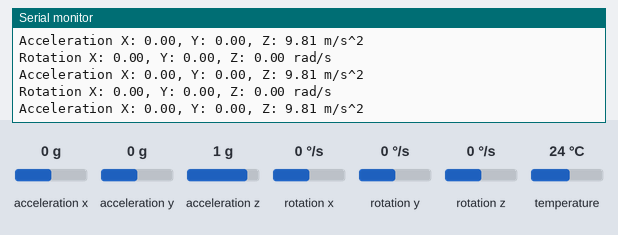
This sketch was run on a simulated Arduino Leonardo, built with avr-gcc and run on an emulated ATmega32U4. Shown: the last lines printed to the serial monitor. Inputs (shaded band) come from the test bench; at power-on: acceleration x 0 g, acceleration y 0 g, acceleration z 1 g, rotation x 0 °/s, rotation y 0 °/s, rotation z 0 °/s, temperature 24 °C.

Above: at 1.3 s.
1.4 s: acceleration x set to -1.4 g
At 2.0 s:
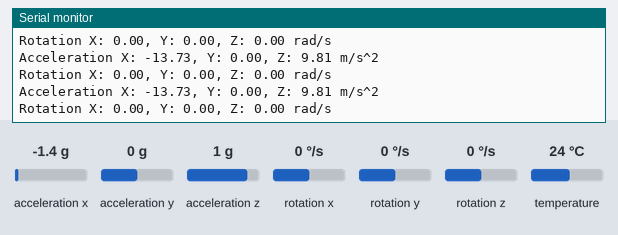
3.7 s: acceleration y set to -1.4 g
At 4.8 s:
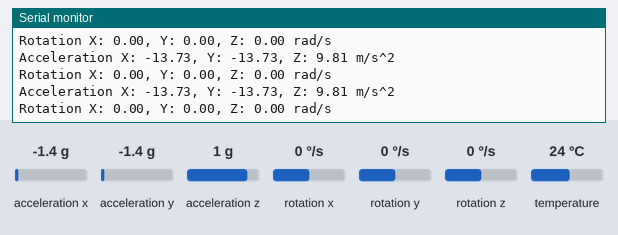
5.8 s: acceleration z set to -1.4 g
At 6.9 s:
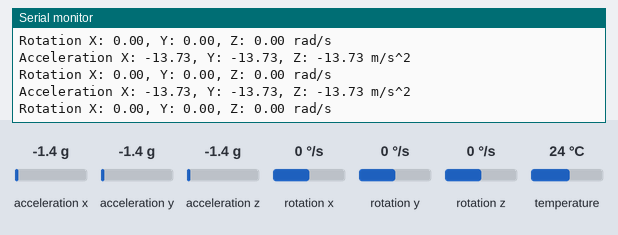
7.9 s: rotation x set to -192 °/s
At 8.8 s:
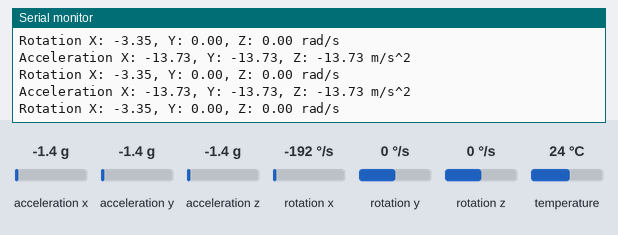
10.0 s: rotation y set to -192 °/s
At 10.9 s:
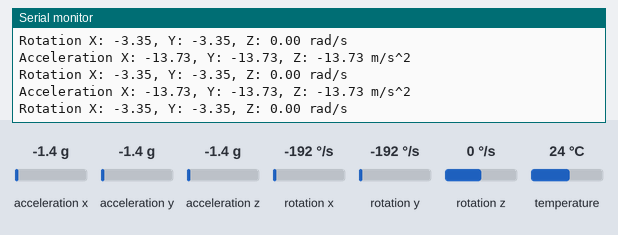
12.1 s: rotation z set to -192 °/s
At 12.9 s:
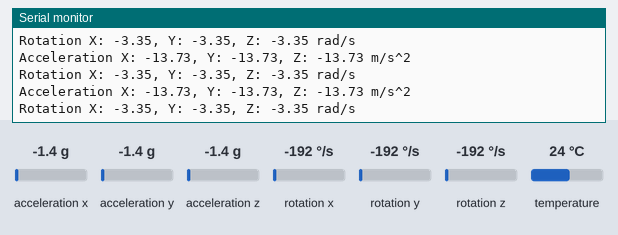

The sketch:

Tarea_1.2.ino
```cpp
// Basic demo for accelerometer readings from Adafruit MPU6050

#include <Adafruit_MPU6050.h>
#include <Adafruit_Sensor.h>
#include <Wire.h>

#define PERIOD 20000 // período correspondiente a una frecuencia de 50Hz

unsigned long t1;
int counter = 0;

Adafruit_MPU6050 mpu;

void setup(void) {
  Serial.begin(115200);
  while (!Serial)
    delay(10); // will pause Zero, Leonardo, etc until serial console opens

  Serial.println("Adafruit MPU6050 test!");

  // Try to initialize!
  if (!mpu.begin()) {
    Serial.println("Failed to find MPU6050 chip");
    while (1) {
      delay(10);
    }
  }
  Serial.println("MPU6050 Found!");

  mpu.setAccelerometerRange(MPU6050_RANGE_8_G);
  Serial.print("Accelerometer range set to: ");
  switch (mpu.getAccelerometerRange()) {
  case MPU6050_RANGE_2_G:
    Serial.println("+-2G");
    break;
  case MPU6050_RANGE_4_G:
    Serial.println("+-4G");
    break;
  case MPU6050_RANGE_8_G:
    Serial.println("+-8G");
    break;
  case MPU6050_RANGE_16_G:
    Serial.println("+-16G");
    break;
  }
  mpu.setGyroRange(MPU6050_RANGE_500_DEG);
  Serial.print("Gyro range set to: ");
  switch (mpu.getGyroRange()) {
  case MPU6050_RANGE_250_DEG:
    Serial.println("+- 250 deg/s");
    break;
  case MPU6050_RANGE_500_DEG:
    Serial.println("+- 500 deg/s");
    break;
  case MPU6050_RANGE_1000_DEG:
    Serial.println("+- 1000 deg/s");
    break;
  case MPU6050_RANGE_2000_DEG:
    Serial.println("+- 2000 deg/s");
    break;
  }

  mpu.setFilterBandwidth(MPU6050_BAND_44_HZ);
  Serial.print("Filter bandwidth set to: ");
  switch (mpu.getFilterBandwidth()) {
  case MPU6050_BAND_260_HZ:
    Serial.println("260 Hz");
    break;
  case MPU6050_BAND_184_HZ:
    Serial.println("184 Hz");
    break;
  case MPU6050_BAND_94_HZ:
    Serial.println("94 Hz");
    break;
  case MPU6050_BAND_44_HZ:
    Serial.println("44 Hz");
    break;
  case MPU6050_BAND_21_HZ:
    Serial.println("21 Hz");
    break;
  case MPU6050_BAND_10_HZ:
    Serial.println("10 Hz");
    break;
  case MPU6050_BAND_5_HZ:
    Serial.println("5 Hz");
    break;
  }

  Serial.println("");
  delay(100);
}

void loop() {
  t1 = micros();

  /* Get new sensor events with the readings */
  sensors_event_t a, g, temp;
  mpu.getEvent(&a, &g, &temp);

  if (counter == 20){
    counter = 0;
    matlab_send(a.acceleration.x, a.acceleration.y, a.acceleration.z, g.gyro.x, g.gyro.y, g.gyro.z);
  } else {
    counter++;
  }

  /* Print out the values */
  Serial.print("Acceleration X: ");
  Serial.print(a.acceleration.x);
  Serial.print(", Y: ");
  Serial.print(a.acceleration.y);
  Serial.print(", Z: ");
  Serial.print(a.acceleration.z);
  Serial.println(" m/s^2");

  Serial.print("Rotation X: ");
  Serial.print(g.gyro.x);
  Serial.print(", Y: ");
  Serial.print(g.gyro.y);
  Serial.print(", Z: ");
  Serial.print(g.gyro.z);
  Serial.println(" rad/s");

  Serial.println("");
  //delay(500);
  while (micros() < t1 + PERIOD){};
}

void matlab_send(float dato1, float dato2, float dato3, float dato4, float dato5, float dato6){
  Serial.write("abcd");
  byte * b = (byte *) &dato1;
  Serial.write(b,4);
  b = (byte *) &dato2;
  Serial.write(b,4);
  b = (byte *) &dato3;
  Serial.write(b,4);
  b = (byte *) &dato4;
  Serial.write(b,4);
  b = (byte *) &dato5;
  Serial.write(b,4);
  b = (byte *) &dato6;
  Serial.write(b,4);
  //etc con mas datos tipo float. Tambien podría pasarse como parámetro a esta funcion un array de floats.
}
```

Measured:
- after the input at 1.4 s, the serial monitor: prints a new line at once (image 1)
- after the input at 3.7 s, the serial monitor: prints a new line at once (image 2)
- after the input at 5.8 s, the serial monitor: prints a new line at once (image 3)
- after the input at 7.9 s, the serial monitor: prints a new line at once (image 4)
- after the input at 10.0 s, the serial monitor: prints a new line at once (image 5)
- after the input at 12.1 s, the serial monitor: prints a new line at once (image 6)
